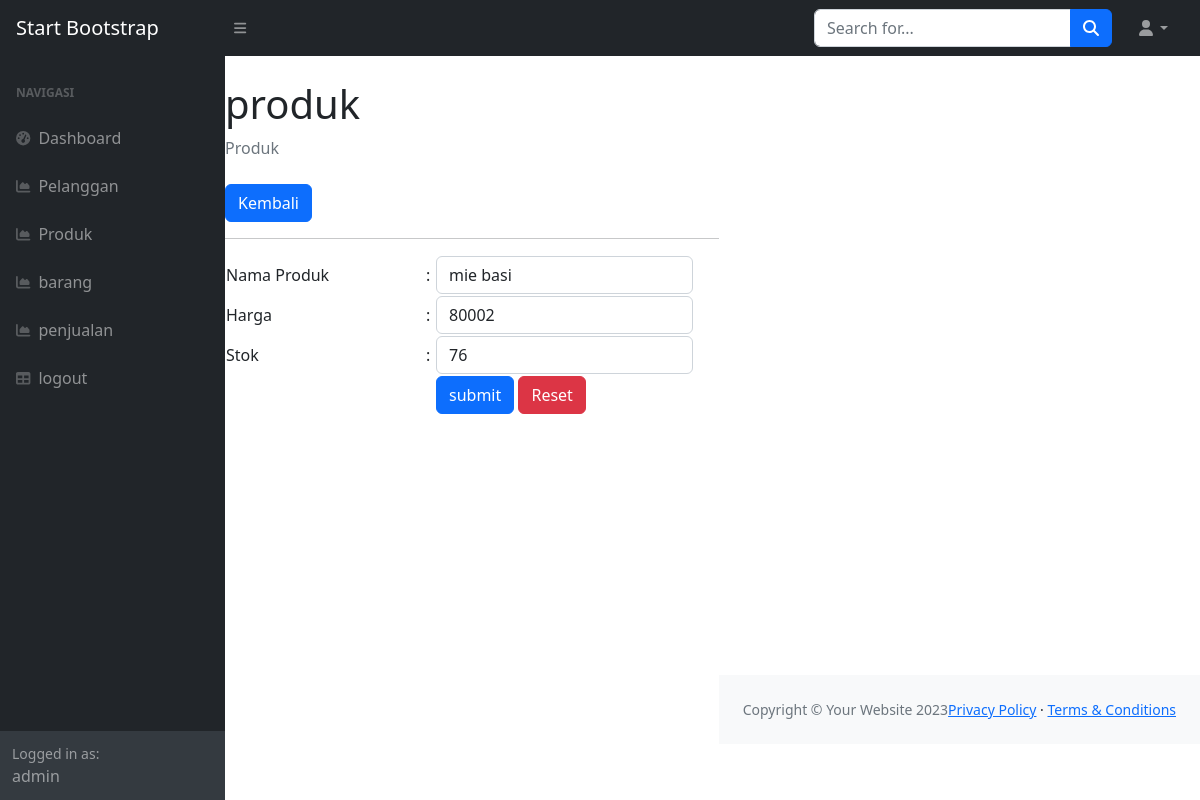
/index.php?page=produk_ubah&&id=1 (signed in), run on the app's committed database.
### tables this page shows
CREATE TABLE `produk` (
  `id_produk` int(11) NOT NULL,
  `nama_produk` varchar(255) DEFAULT NULL,
  `harga` int(10) DEFAULT NULL,
  `stok` int(11) DEFAULT NULL
);

### kasir/produk_ubah.php (the view, shortened to what this page needs)
<?php
$id = $_GET['id'];
$query = mysqli_query($koneksi,"SELECT * FROM produk WHERE id_produk=$id");
$data = mysqli_fetch_array($query);
?>
<class="container-fluid px-4">
    <h1 class="mt-4">produk</h1>
    <ol class="breadcrumb mb-4">
        <li class="breadcrumb-item active">Produk</li>
    </ol>
    <a href="?page=produk" class="btn btn-primary">Kembali</a>
    <hr>
    <form method="post">
        <table>
            <tr>
                <td width="200">Nama Produk</td>
                <td width="1">:</td>
                <td><input class="form-control" value="<?php echo $data['nama_produk'];?>" type="text" name="nama_produk"></td>
            </tr>
            <tr>
                <td width="200">Harga</td>
                <td width="10">:</td>
                <td><input class="form-control" value="<?php echo $data['harga'];?>" type="number" name="harga"></td>
            </tr>
            <tr>
                <td>Stok</td>
                <td>:</td>
                <td><input class="form-control" type="number" step="0"  value="<?php echo $data['stok'];?>"name="stok"></td>
            </tr>
        <tr>
            <td></td>
            <td></td>
            <td>
                <button type="submit" class="btn btn-primary">submit</button>
                <button type="reset" class="btn btn-danger">Reset</button>
            </td>
        </tr>
        </table>
    </form>
    </div>

### data on the page
produk: nama_produk "mie basi", harga "80002", stok "76"

### other printed values
$_SESSION['user']['nama'] "admin"
